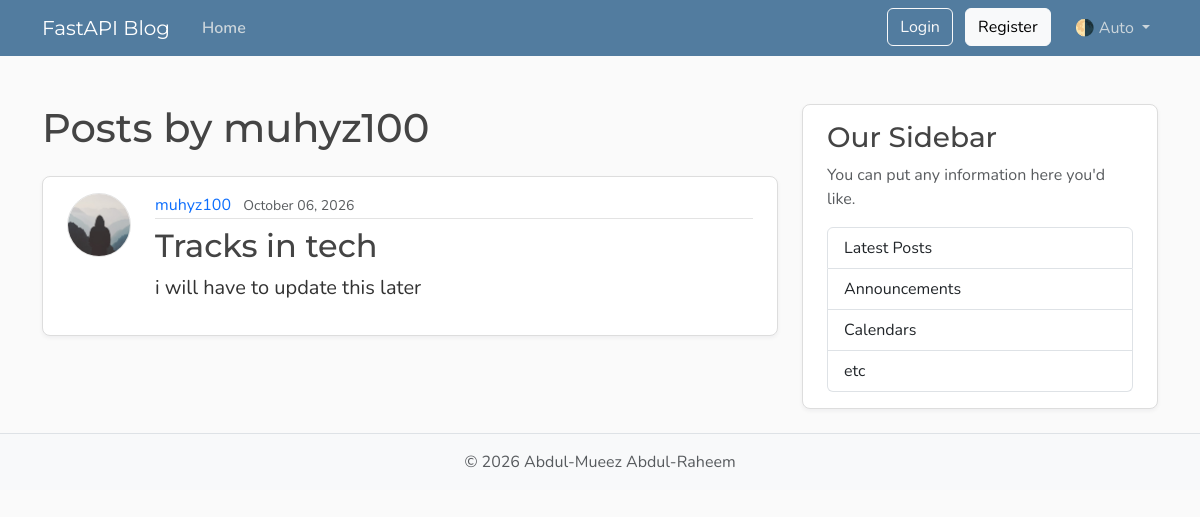
The page /users/2/posts on the database as committed earlier.
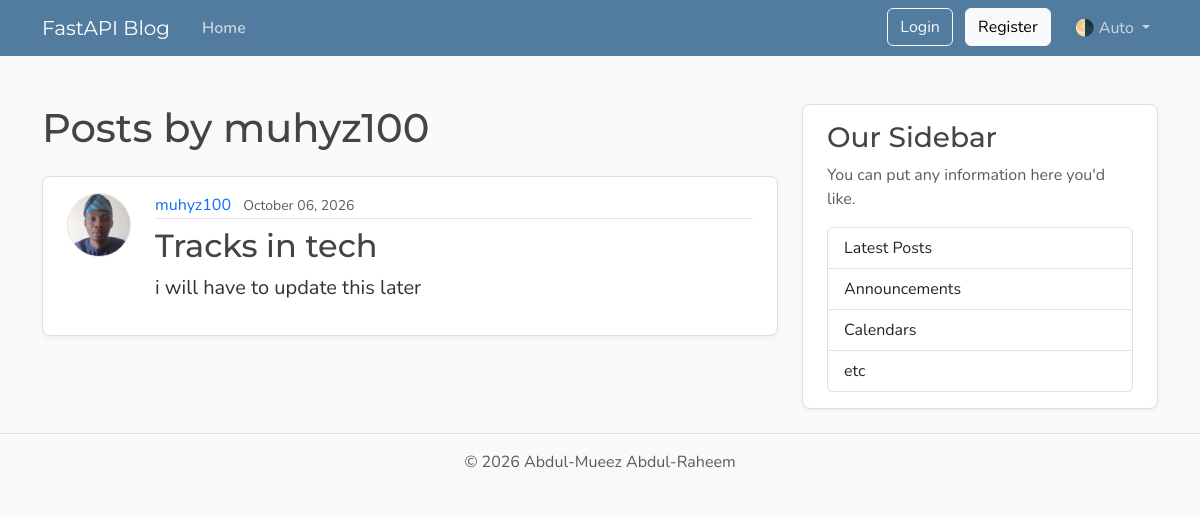
The same page on the database as committed later.
### model.py (models this page shows, shortened)
class Post(Base):
    __tablename__ = "posts"
    id: Mapped[int] = mapped_column(Integer, primary_key=True, index=True)
    title: Mapped[str] = mapped_column(String(100), nullable=False)
    content: Mapped[str] = mapped_column(Text, nullable=False)
    user_id: Mapped[int] = mapped_column(
        ForeignKey("users.id"),
        nullable=False,
        index=True,
    )
    date_posted: Mapped[datetime] = mapped_column(
        DateTime(timezone=True),
        default=lambda: datetime.now(UTC),
    )
    author: Mapped[User] = relationship(back_populates="posts")

class User(Base):
    __tablename__ = "users"
    id: Mapped[int] = mapped_column(Integer, primary_key=True, index=True)
    username: Mapped[str] = mapped_column(String(50), unique=True, nullable=False)
    email: Mapped[str] = mapped_column(String(120), unique=True, nullable=False)
    password_hash: Mapped[str] = mapped_column(String(200), nullable=False)
    image_file: Mapped[str | None] = mapped_column(
        String(200),
        nullable=True,
        default=None,
    )
    posts: Mapped[list[Post]] = relationship(back_populates="author", cascade="all, delete-orphan")

### main.py (the view)
@app.get("/users/{user_id}/posts", include_in_schema=False, name="user_posts")
async def user_posts_page(request: Request, user_id: int, db: Annotated[AsyncSession, Depends(get_db)]):
    result = await db.execute(select(model.User).where(model.User.id == user_id))
    user = result.scalars().first()
    if not user:
        raise HTTPException(
            status_code=status.HTTP_404_NOT_FOUND,
            detail="User not found",
        )
    result = await db.execute(select(model.Post).options(selectinload(model.Post.author)).where(model.Post.user_id == user_id))
    posts = result.scalars().all()
    return templates.TemplateResponse(
        request,
        "user_posts.html",
        {"posts": posts, "user": user, "title": f"{user.username}'s Posts"},
    )

### templates/user_posts.html
{% extends "layout.html" %}
{% block content %}
    <h1 class="mb-4">Posts by {{ user.username }}</h1>
    {% for post in posts %}
        <article class="content-section py-3 px-4 mb-4">
            <div class="d-flex align-items-start gap-4">
                <img class="rounded-circle article-img flex-shrink-0"
                     src="{{ post.author.image_path }}"
                     alt="{{ post.author.username }}'s profile picture"
                     width="64"
                     height="64"
                     loading="lazy">
                <div class="flex-grow-1">
                    <div class="article-metadata mb-2">
                        <a class="me-2"
                           href="{{ url_for('user_posts', user_id=post.author.id) }}">{{ post.author.username }}</a>
                        <small class="text-body-secondary">{{ post.date_posted.strftime("%B %d, %Y") }}</small>
                    </div>
                    <h2>
                        <a class="article-title"
                           href="{{ url_for('post_page', post_id=post.id) }}">{{ post.title }}</a>
                    </h2>
                    <p class="article-content">{{ post.content }}</p>
                </div>
            </div>
        </article>
    {% else %}
        <p class="text-body-secondary">No posts by this user yet.</p>
    {% endfor %}
{% endblock content %}

Rows that differ between the two databases and show on the page:
changed through a linked row, Post "Tracks in tech": author.image_path: picture added in place of a placeholder
